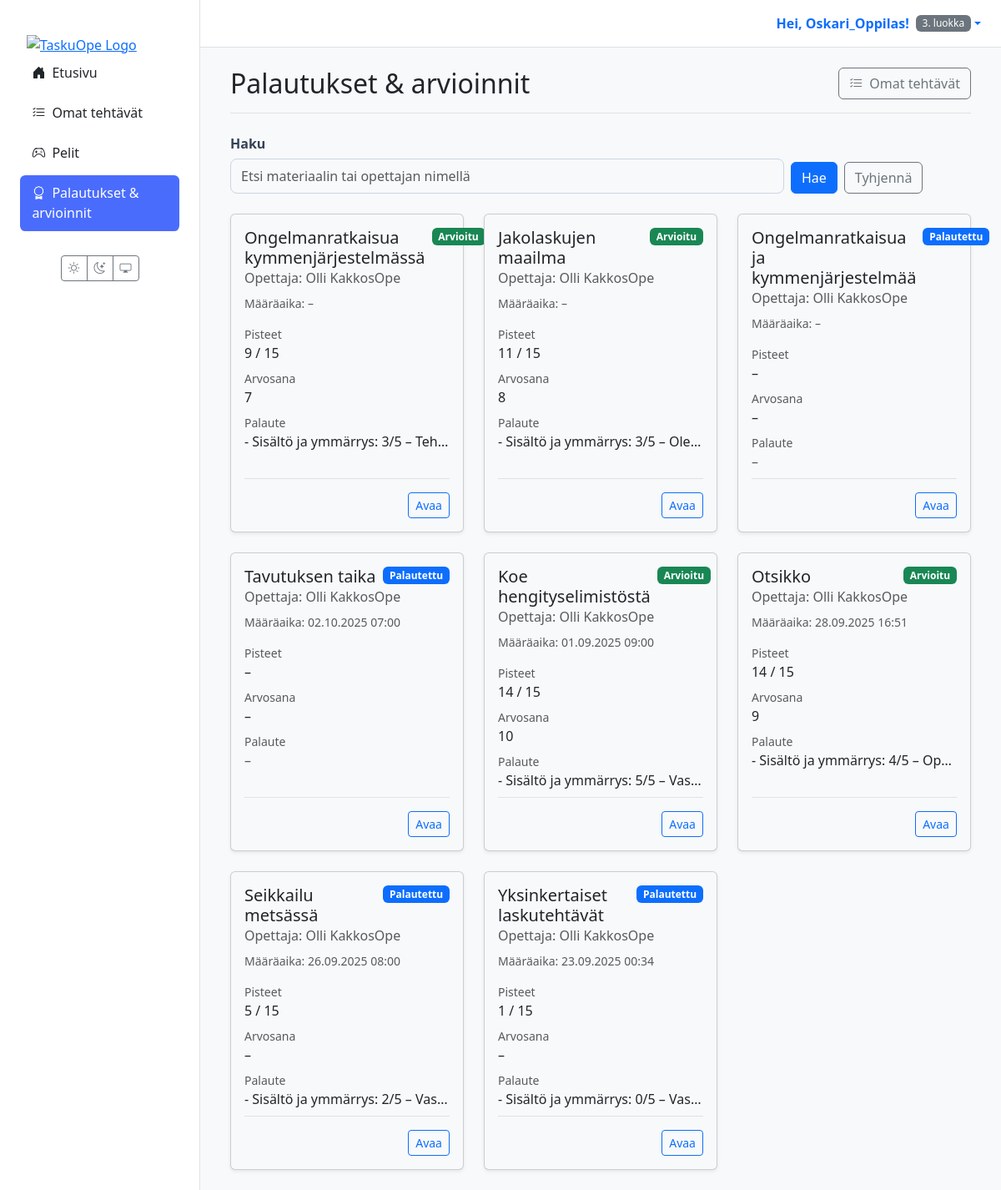
The app's page /oppilas/palautukset/ (signed in), older data.
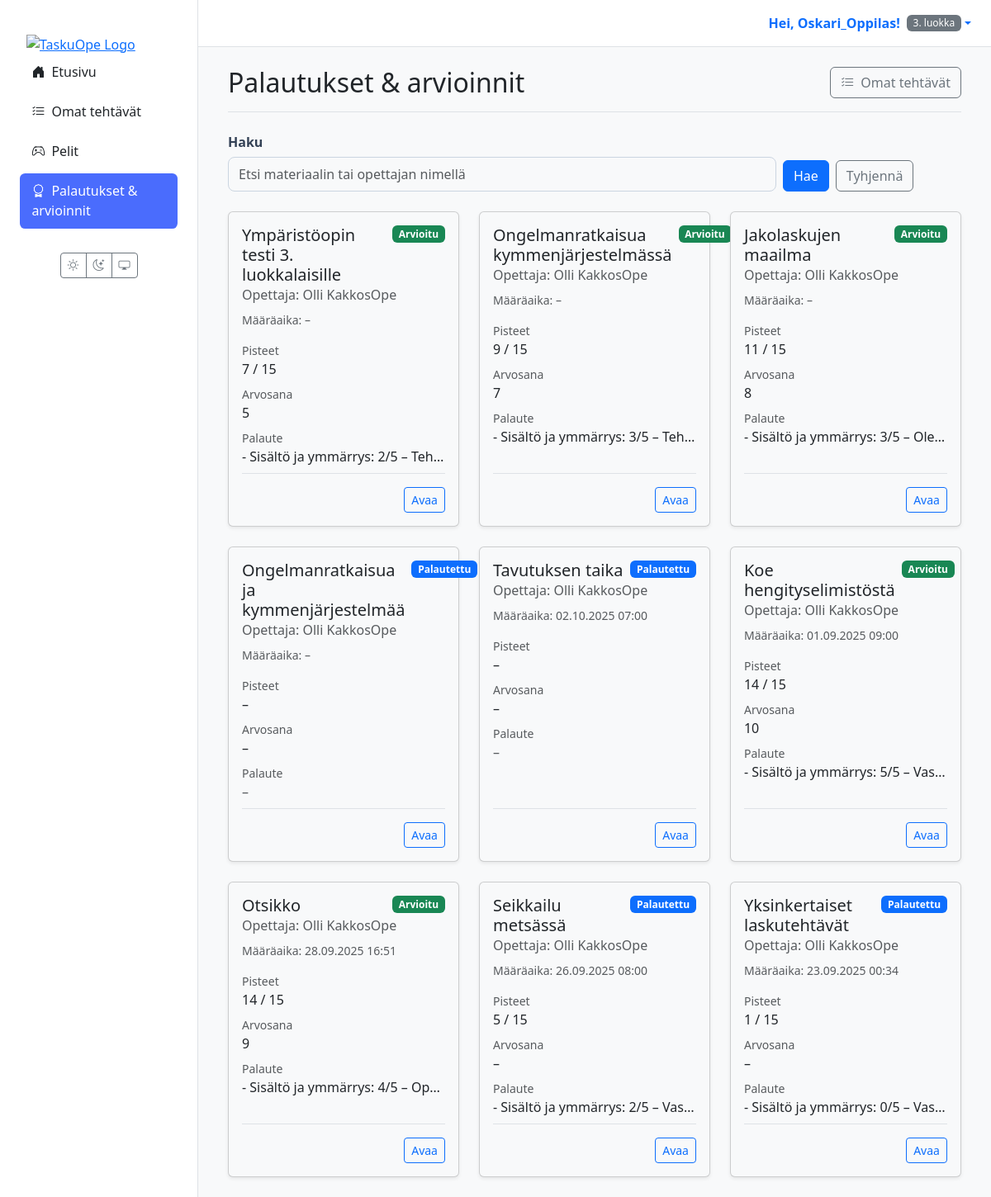
The same page, newer data.
### materials/models.py (models this page shows, shortened)
class Assignment(models.Model):
    class Status(models.TextChoices):
        ASSIGNED = "ASSIGNED", _("Annettu")
        IN_PROGRESS = "IN_PROGRESS", _("Kesken")
        SUBMITTED = "SUBMITTED", _("Palautettu")
        GRADED = "GRADED", _("Arvioitu")
    id = models.UUIDField(primary_key=True, default=uuid.uuid4, editable=False)
    material = models.ForeignKey(Material, on_delete=models.CASCADE, verbose_name=_("Materiaali"))
    student = models.ForeignKey(
        settings.AUTH_USER_MODEL,
        related_name='assignments',
        on_delete=models.CASCADE,
        limit_choices_to={'role': 'STUDENT'},
        verbose_name=_("Oppilas"),
    )
    assigned_by = models.ForeignKey(
        settings.AUTH_USER_MODEL,
        related_name='assigned_tasks',
        on_delete=models.CASCADE,
        limit_choices_to={'role': 'TEACHER'},
        verbose_name=_("Antanut opettaja"),
    )
    due_at = models.DateTimeField(null=True, blank=True, verbose_name=_("Määräaika"))
    status = models.CharField(max_length=20, choices=Status.choices, default=Status.ASSIGNED, verbose_name=_("Tila"))
    draft_response = models.TextField(blank=True, null=True, verbose_name=_("Luonnosvastaus"))
    created_at = models.DateTimeField(auto_now_add=True, verbose_name=_("Luotu"))
    class Meta:
        constraints = [
            models.UniqueConstraint(fields=['material', 'student'], name='unique_assignment_per_student'),
        ]
        indexes = [
            models.Index(fields=['status']),
            models.Index(fields=['due_at']),
            models.Index(fields=['student']),
            models.Index(fields=['assigned_by']),
        ]
        verbose_name = _("Tehtävänanto")
        verbose_name_plural = _("Tehtävänannot")

class Material(models.Model):
    class MaterialType(models.TextChoices):
        TASK = 'tehtävä', _('Tehtävä')
        LEARNING_MATERIAL = 'oppimateriaali', _('Oppimateriaali')
        TEST = 'testi', _('Testi')
        EXAM = 'koe', _('Koe')
        VIDEO = 'video', _('Video')
        GAME = 'peli', _('Peli')
    class Status(models.TextChoices):
        DRAFT = 'DRAFT', _('Luonnos')
        PENDING_APPROVAL = 'PENDING', _('Odottaa hyväksyntää')
        APPROVED = 'APPROVED', _('Hyväksytty')
        REJECTED = 'REJECTED', _('Hylätty')
    GRADE_CHOICES = [(str(i), f"{i}. luokka") for i in range(1, 7)]
    id = models.UUIDField(primary_key=True, default=uuid.uuid4, editable=False)
    title = models.CharField(max_length=255, verbose_name=_("Otsikko"))
    content = models.TextField(
        verbose_name=_("Sisältö"),
        help_text=_("Raakasisältö, esim. AI:n tuottama teksti.")
    )
    structured_content = models.JSONField(
        null=True,
        blank=True,
        verbose_name=_("Jäsennelty sisältö"),
        help_text=_("Esim. monivalinnat tai tehtävän rakenne JSON-muodossa.")
    )
    material_type = models.CharField(
        max_length=50,
        choices=MaterialType.choices,
        default=MaterialType.TASK,
        verbose_name=_("Materiaalin tyyppi"),
    )
    subject = models.CharField(max_length=100, null=True, blank=True, verbose_name=_("Aine"))
    grade_level = models.CharField(
        max_length=20,
        choices=GRADE_CHOICES,
        null=True,
        blank=True,
        verbose_name=_("Luokka-aste"),
    )
    audience = models.JSONField(
        null=True,
        blank=True,
        verbose_name=_("Kohderyhmä"),
        help_text=_("Esim. {'learning_styles': ['visuaalinen'], 'languages': ['fi']}")
    )
    author = models.ForeignKey(
        settings.AUTH_USER_MODEL,
        related_name='authored_materials',
        on_delete=models.CASCADE,
        limit_choices_to={'role': 'TEACHER'},
        verbose_name=_("Tekijä (opettaja)"),
    )
    prompt = models.ForeignKey(
        Prompt,
        on_delete=models.SET_NULL,
        null=True,
        blank=True,
        verbose_name=_("Kehoite"),
    )
    status = models.CharField(
        max_length=50,
        choices=Status.choices,
        default=Status.DRAFT,
        verbose_name=_("Tila"),
    )
    version = models.IntegerField(default=1, verbose_name=_("Versio"))
    parent = models.ForeignKey(
        'self',
        on_delete=models.SET_NULL,
        null=True,
        blank=True,
        related_name='versions',
        verbose_name=_("Edellinen versio"),
    )
    created_at = models.DateTimeField(auto_now_add=True, verbose_name=_("Luotu"))
    updated_at = models.DateTimeField(auto_now=True, verbose_name=_("Päivitetty"))
    class Meta:
        verbose_name = _("Materiaali")
        verbose_name_plural = _("Materiaalit")

class Submission(models.Model):
    class Status(models.TextChoices):
        IN_PROGRESS = 'IN_PROGRESS', _('Kesken')
        SUBMITTED = 'SUBMITTED', _('Palautettu')
    id = models.UUIDField(primary_key=True, default=uuid.uuid4, editable=False)
    assignment = models.ForeignKey('materials.Assignment', on_delete=models.CASCADE, related_name='submissions', verbose_name=_("Tehtävänanto"))
    student = models.ForeignKey(
        settings.AUTH_USER_MODEL,
        on_delete=models.CASCADE,
        limit_choices_to={'role': 'STUDENT'},
        verbose_name=_("Oppilas"),
    )
    status = models.CharField(max_length=20, choices=Status.choices, default=Status.SUBMITTED, verbose_name=_("Tila"))
    grade = models.IntegerField(
        null=True,
        blank=True,
        validators=[MinValueValidator(4), MaxValueValidator(10)],
        help_text=_("Numeroarvosana 4–10"),
        verbose_name=_("Arvosana"),
    )
    score = models.DecimalField(
        max_digits=6,
        decimal_places=2,
        null=True,
        blank=True,
        help_text=_("Saadut pisteet"),
        verbose_name=_("Pisteet"),
    )
    max_score = models.DecimalField(
        max_digits=6,
        decimal_places=2,
        null=True,
        blank=True,
        help_text=_("Maksimipisteet"),
        verbose_name=_("Maksimipisteet"),
    )
    feedback = models.TextField(blank=True, help_text=_("Opettajan palaute"), verbose_name=_("Palaute"))
    response = models.TextField(blank=True, verbose_name=_("Vastaus"))
    created_at = models.DateTimeField(auto_now_add=True, verbose_name=_("Luotu"))
    started_at = models.DateTimeField(auto_now_add=True, verbose_name=_("Aloitettu"))
    submitted_at = models.DateTimeField(null=True, blank=True, verbose_name=_("Palautettu"))
    graded_at = models.DateTimeField(null=True, blank=True, verbose_name=_("Arvioitu"))
    class Meta:
        verbose_name = _("Palautus")
        verbose_name_plural = _("Palautukset")

### users/models.py (models this page shows, shortened)
class CustomUser(AbstractUser):
    class Role(models.TextChoices):
        TEACHER = 'TEACHER', 'Teacher'
        STUDENT = 'STUDENT', 'Student'
    role = models.CharField(max_length=50, choices=Role.choices, default=Role.STUDENT)
    grade_class = models.PositiveSmallIntegerField(
        verbose_name="Luokka-aste",
        null=True,  # Salli tyhjä arvo (esim. opettajat)
        blank=True, # Ei pakollinen lomakkeissa
        choices=[(i, f"{i}. luokka") for i in range(1, 7)] # Valinnat 1-6
    )

### materials/views.py (the view, shortened to what this page needs)
# urls.py: path("oppilas/palautukset/", views.student_grades_view, name="student_grades"),
@login_required(login_url='kirjaudu')
def student_grades_view(request):
    if request.user.role != 'STUDENT':
        return redirect('dashboard')
    q = (request.GET.get('q') or '').strip()
    qs = (Assignment.objects
          .select_related('material', 'assigned_by')
          .filter(student=request.user, status__in=['SUBMITTED', 'GRADED'])
          .exclude(material__material_type='peli')  # ← TÄRKEÄ: Suodata pelit pois
          .order_by('-created_at'))
    paginator = Paginator(qs, 10)
    page_number = request.GET.get('page')
    page_obj = paginator.get_page(page_number)
    return render(request, 'student/grades.html', {
        'assignments': page_obj,
        'q': q,
        'page_obj': page_obj,
        'now': timezone.now(),
    })

### templates/student/grades.html (shortened to what this page needs)
{% extends 'partials/base.html' %}
{% block content %}
<div class="container-fluid">
  <div class="d-flex justify-content-between align-items-center mb-4 border-bottom pb-3">
    <h1 class="h2 mb-0">Palautukset & arvioinnit</h1>
    <a href="{% url 'student_assignments' %}" class="btn btn-outline-secondary">
      <i class="bi bi-list-check me-1"></i> Omat tehtävät
    </a>
  </div>
  <form class="row g-2 align-items-end mb-4" method="get" action=".">
    <div class="col-12 col-md-9">
      <label class="form-label">Haku</label>
      <input class="form-control" type="search" name="q" value="{{ q }}" placeholder="Etsi materiaalin tai opettajan nimellä">
    </div>
    <div class="col-12 col-md-3 d-flex gap-2">
      <button class="btn btn-primary" type="submit">Hae</button>
      <a class="btn btn-outline-secondary" href=".">Tyhjennä</a>
    </div>
  </form>
  <section class="materials-list">
    <div class="row row-cols-1 row-cols-md-2 row-cols-xl-3 g-4">
      {% for a in assignments %}
      {% with sub=a.submissions.last %}
      <div class="col">
        <div class="card h-100 shadow-sm">
          <div class="card-body d-flex flex-column">
            <div class="d-flex justify-content-between align-items-start gap-2">
              <h5 class="card-title mb-1">{{ a.material.title }}</h5>
              <span class="badge
                {% if a.status == 'GRADED' %}bg-success
                {% elif a.status == 'SUBMITTED' %}bg-primary
                {% else %}bg-secondary{% endif %}">
                {{ a.get_status_display }}
              </span>
            </div>
            <p class="card-subtitle mb-2 text-muted">
              Opettaja: {{ a.assigned_by.get_full_name|default:a.assigned_by.username }}
            </p>
            <p class="mb-3 small text-muted">
              Määräaika: {{ a.due_at|date:"d.m.Y H:i"|default:"–" }}
            </p>
            <div class="mb-2">
              <div class="small text-muted">Pisteet</div>
              <div class="fw-medium">
                {% if sub and sub.score is not None %}
                  {{ sub.score|floatformat:"-2" }}{% if sub.max_score is not None %} / {{ sub.max_score|floatformat:"-2" }}{% endif %}
                {% else %}–{% endif %}
              </div>
            </div>
            <div class="mb-2">
                <div class="small text-muted">Arvosana</div>
                <div class="fw-medium">{{ sub.grade|default:"–" }}</div>
            </div>
            <div class="mb-2">
              <div class="small text-muted">Palaute</div>
              {% if sub and sub.feedback %}
                <p class="text-truncate mb-0">{{ sub.feedback }}</p>
              {% else %}
                <span class="text-muted">–</span>
              {% endif %}
            </div>
            <div class="mt-auto pt-3 border-top">
              <div class="d-flex justify-content-end">
                <a class="btn btn-sm btn-outline-primary" href="{% url 'assignment_detail' assignment_id=a.id %}">
                  Avaa
                </a>
              </div>
            </div>
          </div>
        </div>
      </div>
      {% endwith %}
      {% empty %}
      <div class="col-12">
        <div class="alert alert-secondary mb-0" role="alert">
          Ei palautettuja tai arvioituja tehtäviä vielä.
        </div>
      </div>
      {% endfor %}
    </div>
  </section>
</div>
{% endblock %}

Row changes from the older to the newer data that the page shows:
added Assignment: material "Ympäristöopin testi 3. luokkalaisille", status "Arvioitu", assigned_by.get_full_name "Olli KakkosOpe", due_at "–", submissions.last.score "7", submissions.last.max_score "15", submissions.last.grade "5", submissions.last.feedback "- Sisältö ja ymmärrys: 2/5 – Teh…"
